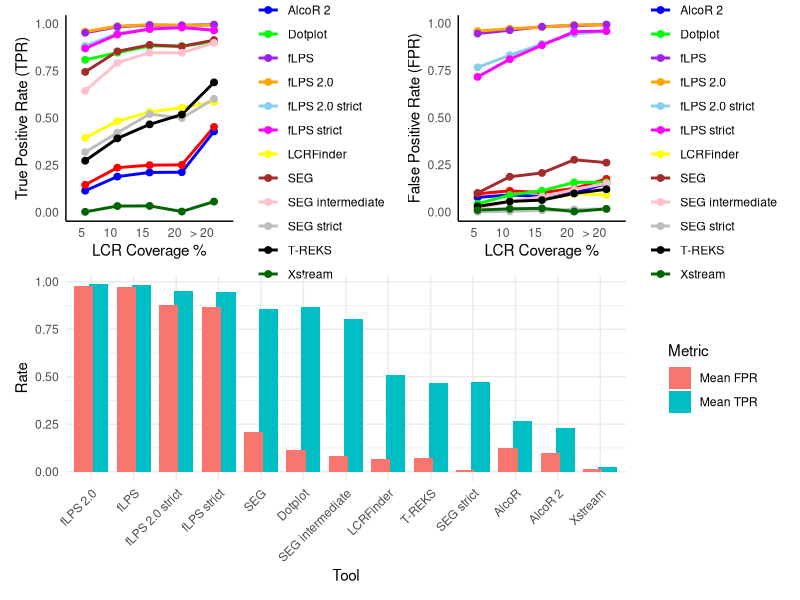

The R script that drew this image:
# Load necessary libraries
library(ggplot2)
library(dplyr)
library(patchwork)
library(tidyr)

setwd("/home/anirjit/ANIRJIT/ROC2/human/lcr_cov/roc")

# Read the data
df <- read.delim("all.tsv", header = TRUE, sep = "\t")

# Ensure Cover_percent is a factor with the desired order
df$Cover_percent <- factor(df$Cover_percent, 
                           levels = c("5", "10", "15", "20", "> 20"),
                           ordered = TRUE)

# Define distinct colors for the tools
tool_colors <- c("red", "blue", "green", "purple", "orange", "skyblue", "magenta", 
                 "yellow", "brown", "pink", "gray", "black", "darkgreen")

p1 <- ggplot(df, aes(x = Cover_percent, y = TPR, group = Tool, color = Tool)) +
  geom_line(size = 1) +
  geom_point(size = 2) +
  scale_color_manual(values = tool_colors) +
  labs(x = "LCR Coverage %",
       y = "True Positive Rate (TPR)",
       color = "Tool") +
  theme_minimal() +
  theme(axis.text.x = element_text(angle = 0, hjust = 1),
        panel.grid = element_blank(), # Removes the background grid
        axis.line = element_line(color = "black") # Adds x and y axis lines
  )

p2 <- ggplot(df, aes(x = Cover_percent, y = FPR, group = Tool, color = Tool)) +
  geom_line(size = 1) +
  geom_point(size = 2) +
  scale_color_manual(values = tool_colors) +
  labs(x = "LCR Coverage %",
       y = "False Positive Rate (FPR)",
       color = "Tool") +
  theme_minimal() +
  theme(axis.text.x = element_text(angle = 0, hjust = 1),
        panel.grid = element_blank(), # Removes the background grid
        axis.line = element_line(color = "black") # Adds x and y axis lines
  )
# Calculate mean TPR and FPR for each Tool
summary_df <- df %>%
  group_by(Tool) %>%
  summarise(
    mean_TPR = mean(TPR, na.rm = TRUE),
    mean_FPR = mean(FPR, na.rm = TRUE)
  )

# Reshape data to long format for grouped bar plot
long_df <- summary_df %>%
  pivot_longer(cols = c(mean_TPR, mean_FPR),
               names_to = "Metric",
               values_to = "Value")

# Rename the metrics for better labels
long_df$Metric <- recode(long_df$Metric,
                         mean_TPR = "Mean TPR",
                         mean_FPR = "Mean FPR")

# Plot grouped bar chart
p3 <- ggplot(long_df, aes(x = reorder(Tool, -Value), y = Value, fill = Metric)) +
  geom_bar(stat = "identity", position = position_dodge(width = 0.7)) +
  labs(x = "Tool",
       y = "Rate",
       fill = "Metric") +
  theme_minimal() +
  theme(axis.text.x = element_text(angle = 45, hjust = 1))

jpeg("plots_lcr_cov.jpeg", width = 3000, height = 2000, res = 250, quality = 75)
layout <- (p1 | p2) /      # Top row: p1 and p2 side by side
  p3              # Middle row: p3 full width

layout + plot_layout(heights = c(1, 1))
dev.off()